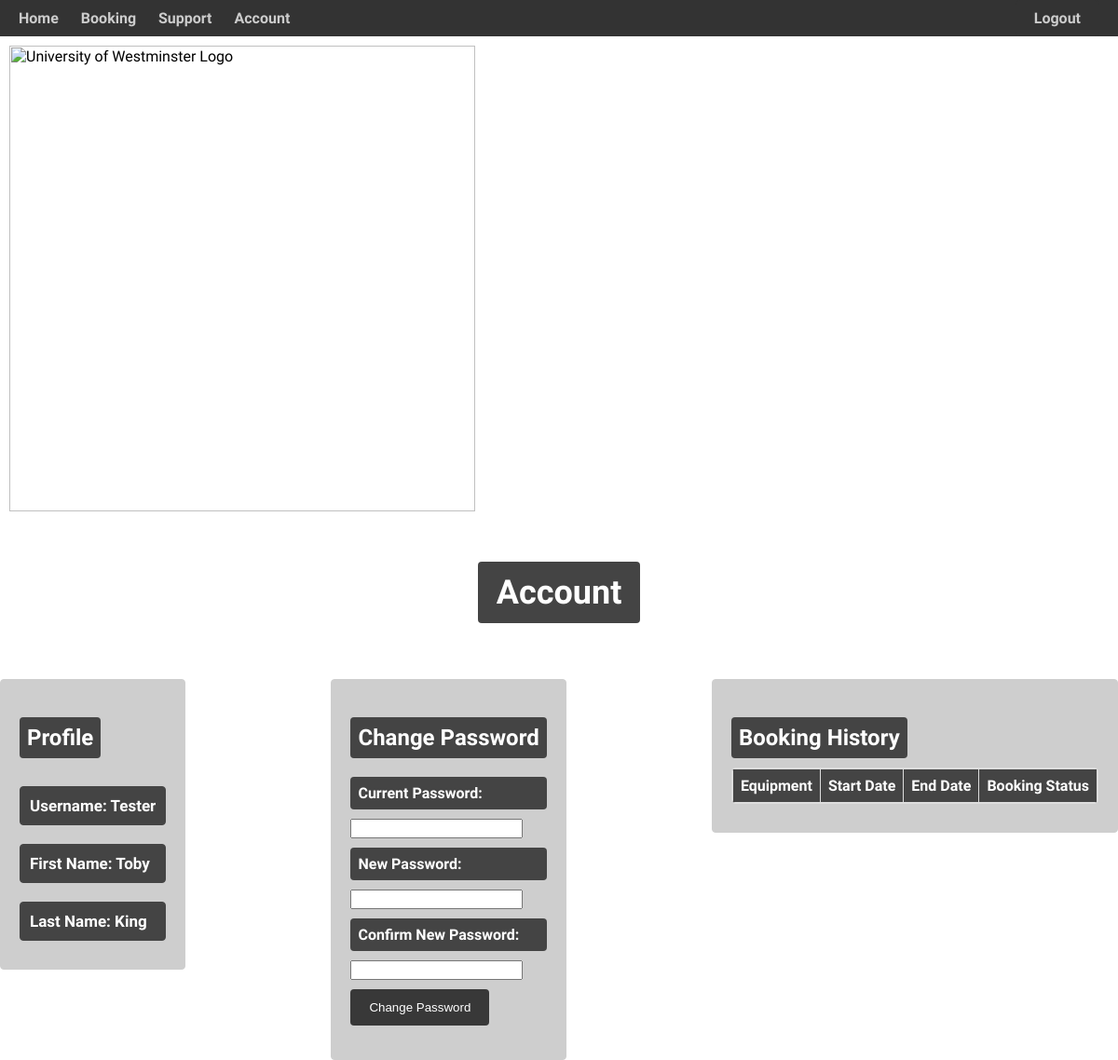
Page /account/ (signed in) on the earlier database version.
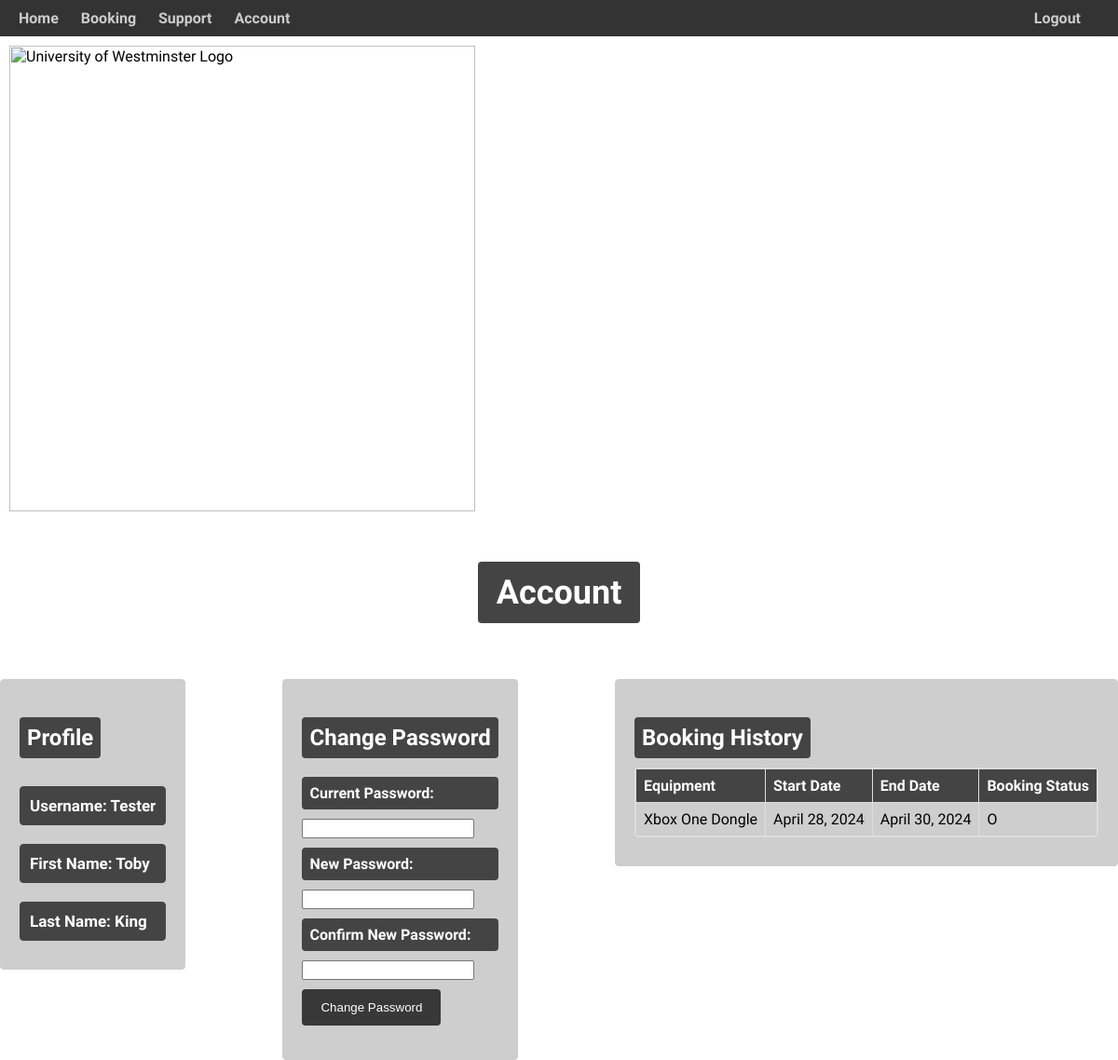
Same page on the later database version.
### helloworld/models.py (models this page shows, shortened)
class Booking(models.Model):
    STATUS = [
        ("O", "Open"),
        ("C", "Closed"),
        ("L", "Late"),
    ]
    startDate = models.DateField()
    endDate = models.DateField()
    bookingStatus = models.CharField(max_length = 10, choices = STATUS)
    bookingID = models.AutoField(primary_key = True, null = False)
    account = models.ForeignKey(User, on_delete = models.SET_NULL, null = True)
    equipment = models.ForeignKey(Equipment, on_delete = models.SET_NULL, null = True)

class Equipment(models.Model):
    LOCATIONS = [
        ("XRLBC", "XRL Lab Blue Cabinet"),
        ("XRLBCL", "XRL Lab Blue Cabinet Large"),
        ("XRL", "XRL Lab"),
        ("OTHER", "Other"),
        ('XRLMWC', "XRLab Medium Wooden Cabinet")
    ]
    STATUS = [
        ("A", "Available"),
        ("ON", "On Loan"),
        ("D", "Decommissioned"),
        ("R", "Repairing"),
    ]
    equipmentName = models.CharField(max_length = 30)
    equipmentType = models.CharField(max_length = 30)
    equipmentQuantity = models.IntegerField( default= 1)
    equipmentLocation = models.CharField(max_length = 30, choices = LOCATIONS , default = "OTHER")
    equipmentAudit =  models.DateField()
    equipmentStatus = models.CharField(max_length = 20, choices = STATUS, default = "A")
    equipmentComment = models.CharField(max_length = 200, default = "")
    equipmentID = models.CharField(max_length = 30, primary_key = True)

### helloworld/views.py (the view)
# urls.py: path('account/',views.account , name='account'),
def account(request):
    if UserLoggedIn(request):
        usersBookings = getUserBookings(request)
        context = {
        'username':GetUserName(request),
        'email':request.user.email,
        'first_name':request.user.first_name,
        'last_name':request.user.last_name,
        'bookings':usersBookings
        }
        return render(request,"account.html",context)
    else:
        return loginPage(request)

### helloworld/views.py (called while the page is built)
def UserLoggedIn(request): #uop
    if request.user.is_authenticated:
        return True
    else:
        return False

def getUserBookings(request):
    return Booking.objects.filter(account = request.user)

def GetUserName(request):
    return request.user.username

### templates/account.html (shortened to what this page needs)
{% load static %}
<html>
<head>
    <link rel="stylesheet" href="{% static 'css/account.css' %}">
</head>
<body>
    {% include 'navbar.html' %}
    <div class="header">
        <h1>Account</h1>
    </div>
    <div class="container">
        <div class="grey-container">
            <div class="profile-section">
                <h2>Profile</h2>
                <p>Username: {{ user.username }}</p>
                <p>First Name: {{ user.first_name }}</p>
                <p>Last Name: {{ user.last_name}}</p>
            </div>
        </div>
        <div class="grey-container">
            <div class="change-password-section">
                <h2>Change Password</h2>
                <form>
                    <div class="form-group">
                        <label for="currentPassword">Current Password:</label>
                        <input id="currentPassword" name="current_password" type="password" required>
                    </div>
                    <div class="form-group">
                        <label for="newPassword">New Password:</label>
                        <input id="newPassword" name="new_password1" type="password" required>
                    </div>
                    <div class="form-group">
                        <label for="confirmNewPassword">Confirm New Password:</label>
                        <input id="confirmNewPassword" name="new_password2" type="password" required>
                    </div>
                    <input class="submit" type="submit" value="Change Password">
                </form>
            </div>
        </div>
        <div class="grey-container">
            <div class="booking-history-section">
                <h2>Booking History</h2>
                <div class="scrollable-table-container">
                    {% include 'userbookingtable.html' %}
                </div>
            </div>
        </div>
    </div>
</body>
</html>

### templates/userbookingtable.html
<table>
    <tr>
        <th>Equipment</th>
        <th>Start Date</th>
        <th>End Date</th>
        <th>Booking Status</th>
    </tr>
    {% for booking in bookings %}
    <tr>
        <td>{{ booking.equipment.equipmentName }}</td>
        <td>{{ booking.startDate }}</td>
        <td>{{ booking.endDate }}</td>
        <td>{{ booking.bookingStatus }}</td>
    </tr>
    {% endfor %}
</table>

Differences in the rows shown:
added Booking: equipment.equipmentName "Xbox One Dongle", startDate "April 28, 2024", endDate "April 30, 2024", bookingStatus "O"
